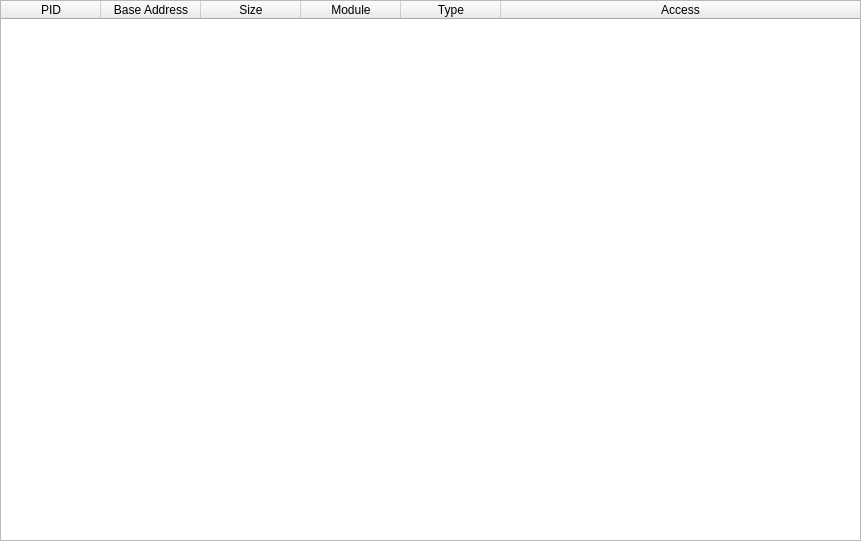
<?xml version="1.0" encoding="UTF-8"?>
<ui version="4.0">
 <class>qtDLGMemoryViewClass</class>
 <widget class="QWidget" name="qtDLGMemoryViewClass">
  <property name="geometry">
   <rect>
    <x>0</x>
    <y>0</y>
    <width>861</width>
    <height>541</height>
   </rect>
  </property>
  <property name="sizePolicy">
   <sizepolicy hsizetype="Expanding" vsizetype="Expanding">
    <horstretch>0</horstretch>
    <verstretch>0</verstretch>
   </sizepolicy>
  </property>
  <property name="windowTitle">
   <string>[ Nanomite ] - Memory View</string>
  </property>
  <property name="windowIcon">
   <iconset resource="qtDLGNanomite.qrc">
    <normaloff>:/DLGNanomite/Icons/IDI_MAIN.ico</normaloff>:/DLGNanomite/Icons/IDI_MAIN.ico</iconset>
  </property>
  <widget class="QWidget" name="verticalLayoutWidget">
   <property name="geometry">
    <rect>
     <x>0</x>
     <y>0</y>
     <width>861</width>
     <height>541</height>
    </rect>
   </property>
   <layout class="QVBoxLayout" name="verticalLayout">
    <item>
     <widget class="QTableWidget" name="tblMemoryView">
      <property name="contextMenuPolicy">
       <enum>Qt::CustomContextMenu</enum>
      </property>
      <property name="editTriggers">
       <set>QAbstractItemView::NoEditTriggers</set>
      </property>
      <property name="selectionBehavior">
       <enum>QAbstractItemView::SelectRows</enum>
      </property>
      <property name="showGrid">
       <bool>false</bool>
      </property>
      <attribute name="horizontalHeaderStretchLastSection">
       <bool>true</bool>
      </attribute>
      <attribute name="verticalHeaderVisible">
       <bool>false</bool>
      </attribute>
      <attribute name="verticalHeaderDefaultSectionSize">
       <number>15</number>
      </attribute>
      <attribute name="verticalHeaderMinimumSectionSize">
       <number>15</number>
      </attribute>
      <column>
       <property name="text">
        <string>PID</string>
       </property>
      </column>
      <column>
       <property name="text">
        <string>Base Address</string>
       </property>
      </column>
      <column>
       <property name="text">
        <string>Size</string>
       </property>
      </column>
      <column>
       <property name="text">
        <string>Module</string>
       </property>
      </column>
      <column>
       <property name="text">
        <string>Type</string>
       </property>
      </column>
      <column>
       <property name="text">
        <string>Access</string>
       </property>
      </column>
     </widget>
    </item>
   </layout>
  </widget>
 </widget>
 <resources>
  <include location="qtDLGNanomite.qrc"/>
 </resources>
 <connections/>
</ui>
